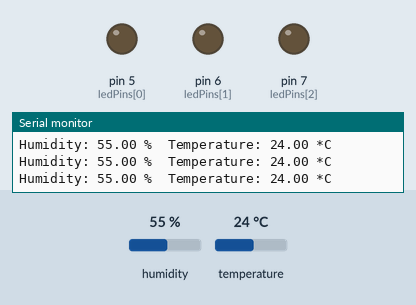
Recording of a sketch running on a simulated Arduino Uno, built with avr-gcc and run on an emulated ATmega328P. Shown: output pins drawn as LEDs (lit = HIGH), the last lines printed to the serial monitor. The inputs (shaded band) are chosen by the test bench; at power-on: temperature 24 °C, humidity 55 %.

Above: at 2.8 s.
2.9 s: temperature set to 27.6 °C
8.9 s: temperature set to 28.3 °C
At 10.8 s:
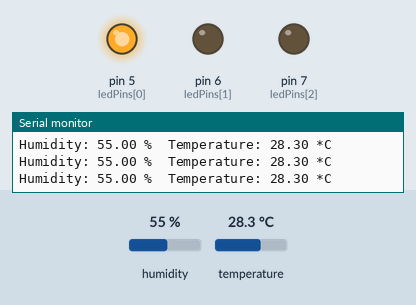
11.6 s: temperature set to 29.3 °C
17.6 s: temperature set to 30.5 °C
At 19.4 s:
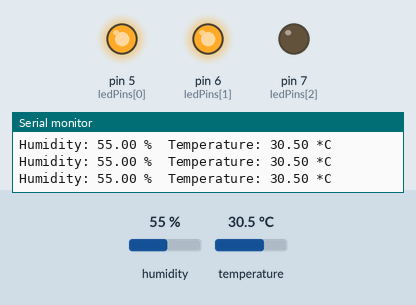
20.3 s: temperature set to 33.4 °C
26.3 s: temperature set to 34.4 °C
At 28.7 s:
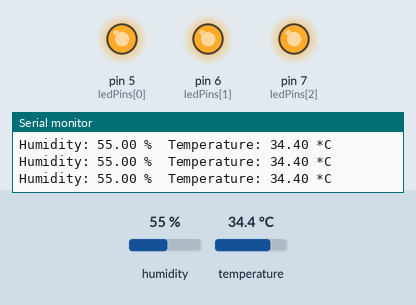
Timing chart, 0 to 30.2 s (numbered marks = the images above; inputs shaded):
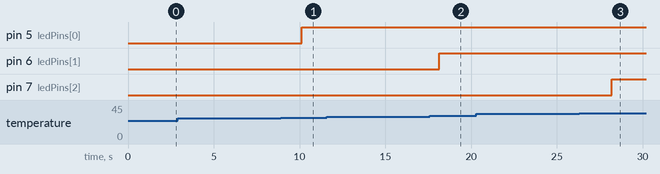

Measured:
- the behaviour switches between 27.9 and 28 °C on temperature (found by bisection; images 0 and 1)
- the behaviour switches between 29.9 and 30 °C on temperature (found by bisection; images 1 and 2)
- the behaviour switches between 33.9 and 34 °C on temperature (found by bisection; images 2 and 3)
- after the input at 8.9 s, pin 5 (ledPins[0]): LOW → HIGH after 1.2 s
- after the input at 17.6 s, pin 6 (ledPins[1]): LOW → HIGH after 0.55 s
- after the input at 26.3 s, pin 7 (ledPins[2]): LOW → HIGH after 1.9 s

The sketch:

bai4.ino
```cpp
#include <DHT.h>

#define DHTPIN 2     // Chân DATA của cảm biến DHT22 kết nối vào chân số 2 của Arduino
#define DHTTYPE DHT22   // Sử dụng cảm biến DHT22
DHT dht(DHTPIN, DHTTYPE);

// Khai báo chân LED
const int ledPins[] = {5,6,7}; // Chân kết nối với LED

void setup() {
  Serial.begin(9600);
  dht.begin();

  // Khởi tạo các chân LED là OUTPUT
  for (int i = 0; i < 3; i++) {
    pinMode(ledPins[i], OUTPUT);
    digitalWrite(ledPins[i], LOW); // Tắt tất cả LED khi bắt đầu
  }
}

void loop() {
  // Đọc nhiệt độ và độ ẩm từ cảm biến DHT22
  float h = dht.readHumidity();
  float t = dht.readTemperature(); // Đọc nhiệt độ trong độ C

  if (isnan(h) || isnan(t)) {
    Serial.println("Failed to read from DHT sensor!");
    return;
  }

  // In giá trị nhiệt độ và độ ẩm ra Serial Monitor
  Serial.print("Humidity: ");
  Serial.print(h);
  Serial.print(" %\t");
  Serial.print("Temperature: ");
  Serial.print(t);
  Serial.println(" *C ");

  // Điều khiển LED tương ứng với nhiệt độ
  if (h > 70) {
    // Nếu độ ẩm cao, tắt tất cả các LED
    controlLEDs(false, false, false);
  } else if (t < 28) {
    // Nếu nhiệt độ thấp, tắt tất cả các LED
    controlLEDs(false, false, false);
  } else if (t >= 28 && t < 30) {
    // Nếu nhiệt độ trung bình, bật LED 1
    controlLEDs(true, false, false);
  } else if (t >= 30 && t < 34) {
    // Nếu nhiệt độ cao, bật LED 1 và LED 2
    controlLEDs(true, true, false);
  } else {
    // Nếu nhiệt độ rất cao, bật tất cả các LED
    controlLEDs(true, true, true);
  }
}

void controlLEDs(bool led1, bool led2, bool led3) {
  digitalWrite(ledPins[0], led1 ? HIGH : LOW);
  digitalWrite(ledPins[1], led2 ? HIGH : LOW);
  digitalWrite(ledPins[2], led3 ? HIGH : LOW);
}
```
